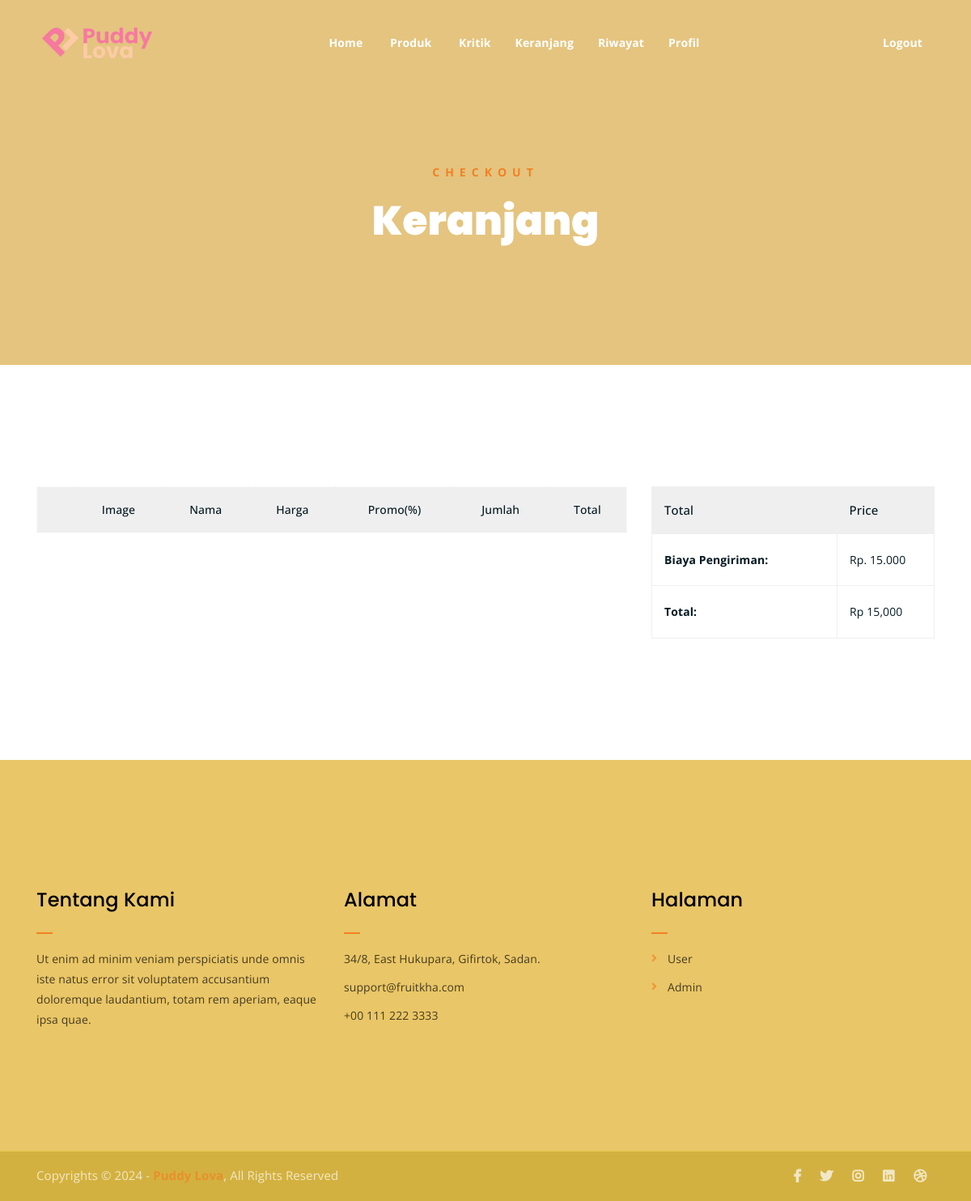
Page /checkout.php (signed in) on the earlier database version.
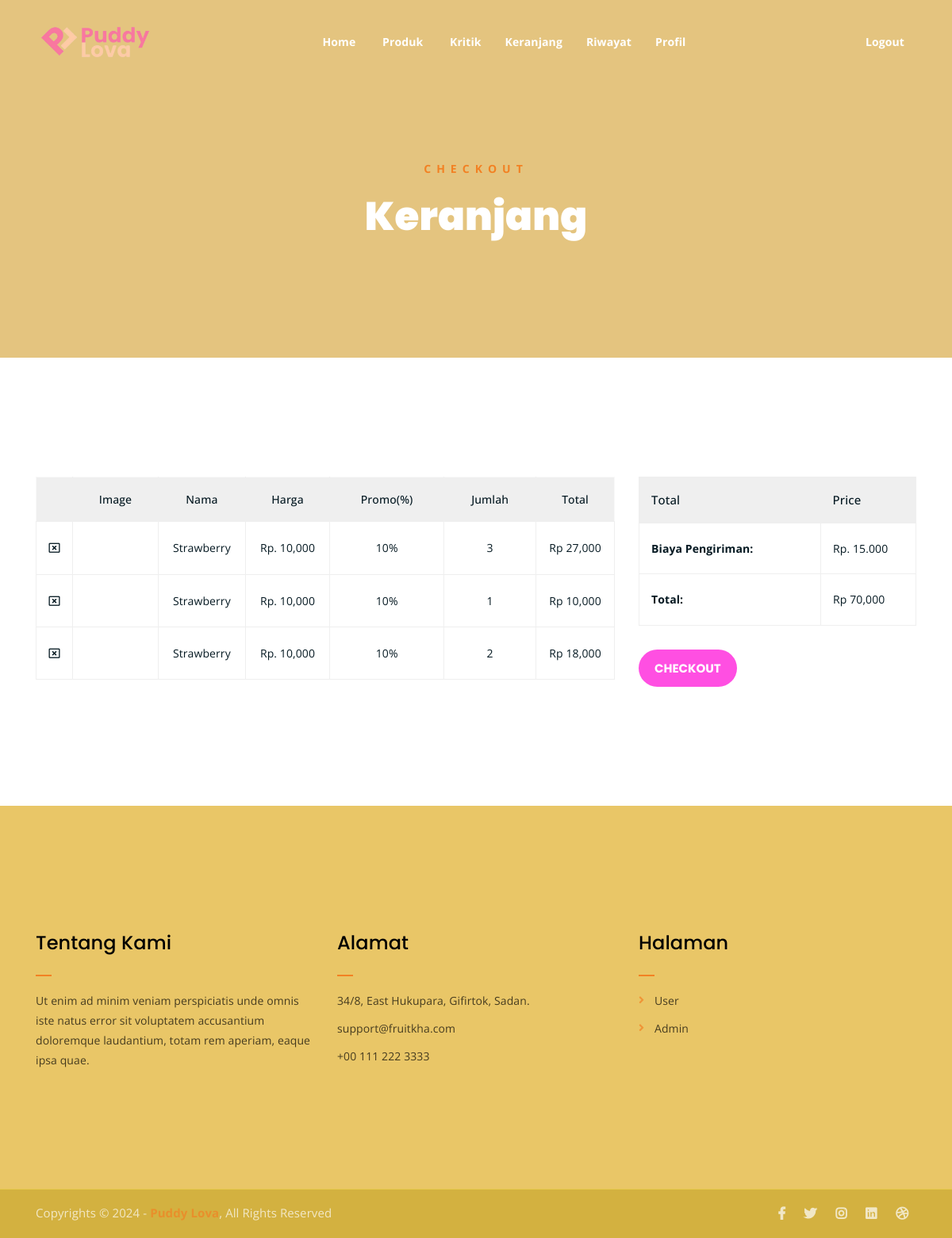
Same page on the later database version.
### tables this page shows
CREATE TABLE `keranjang` (
  `id_keranjang` int(11) NOT NULL,
  `id_produk` varchar(11) NOT NULL,
  `id_user` int(11) NOT NULL,
  `jumlah` int(11) NOT NULL,
  `total` int(55) NOT NULL,
  `riwayat` varchar(55) NOT NULL,
  `tanggal` varchar(55) NOT NULL,
  `waktu` varchar(55) NOT NULL,
  `bukti_transfer` varchar(55) NOT NULL
);

CREATE TABLE `produk` (
  `id` int(11) NOT NULL,
  `id_produk` varchar(11) NOT NULL,
  `nama_produk` varchar(55) NOT NULL,
  `gambar` varchar(55) NOT NULL,
  `harga` varchar(55) NOT NULL,
  `stok_produk` varchar(11) NOT NULL,
  `deskripsi` varchar(1000) NOT NULL
);

CREATE TABLE `promosi` (
  `id_promosi_produk` int(11) NOT NULL,
  `id_produk` varchar(55) NOT NULL,
  `promo_lama` varchar(55) NOT NULL,
  `promo_baru` varchar(55) NOT NULL,
  `mulai` varchar(55) NOT NULL,
  `berakhir` varchar(55) NOT NULL
);

### checkout.php (the view, shortened to what this page needs)
<?php
include("./app/database/db.php");
$id_user = $_SESSION["user"]['id_user'];
$produk = mysqli_query($conn, "SELECT * FROM keranjang LEFT JOIN produk ON keranjang.id_produk = produk.id_produk LEFT JOIN promosi ON produk.id_produk = promosi.id_produk WHERE keranjang.id_user = $id_user AND keranjang.riwayat = 'belum checkout'");
$row = mysqli_num_rows($produk);
$status_pelanggan = $_SESSION['user']['status'];
?>
<!DOCTYPE html>
<html lang="en">
<head>
	<link rel="stylesheet" href="assets/css/all.min.css">
	<link rel="stylesheet" href="assets/bootstrap/css/bootstrap.min.css">
	<link rel="stylesheet" href="assets/css/owl.carousel.css">
	<link rel="stylesheet" href="assets/css/magnific-popup.css">
	<link rel="stylesheet" href="assets/css/animate.css">
	<link rel="stylesheet" href="assets/css/meanmenu.min.css">
	<link rel="stylesheet" href="assets/css/main.css">
	<link rel="stylesheet" href="assets/css/responsive.css">
</head>
<body>
	<?php include('./include/nav.php') ?>
	<div class="breadcrumb-section breadcrumb-bg">
		<div class="container">
			<div class="row">
				<div class="col-lg-8 offset-lg-2 text-center">
					<div class="breadcrumb-text">
						<p>Checkout</p>
						<h1>Keranjang</h1>
					</div>
				</div>
			</div>
		</div>
	</div>
	<div class="cart-section mt-150 mb-150">
		<div class="container">
		<form action="" method="POST">
			<div class="row">
				<div class="col-lg-8 col-md-12">
					<div class="cart-table-wrap">
						<table class="cart-table">
							<thead class="cart-table-head">
								<tr class="table-head-row">
									<th class="product-image"></th>
									<th class="product-image">Image</th>
									<th class="product-name">Nama</th>
									<th class="product-price">Harga</th>
									<?php if($status_pelanggan == "Pelanggan Lama"){ ?>
										<th class="product-quantity">Promo(%)</th>
									<?php }else{
										?>
										<th class="product-quantity">Promo(%)</th>
										<?php
									} ?>
									<th class="product-quantity">Jumlah</th>
									<th class="product-total">Total</th>
								</tr>
							</thead>
							<tbody>
								<?php
									$array = [];
								?>
								<?php while($p = mysqli_fetch_array($produk)) { ?>
								<tr class="table-body-row">
									<td class="product-remove"><a href="delete.php?id_keranjang=<?= $p['id_keranjang'] ?>"><i class="far fa-window-close"></i></a></td>
									<td class="product-image"><img src="./app/admin/foto/<?= $p['gambar'] ?>" alt=""></td>
									<td class="product-name"><?= $p['nama_produk'] ?><input type="hidden" name="produk" value="<?= $p['nama_produk'] ?>"></td>
									<td class="product-price">Rp. <?php echo number_format($p['harga']) ?></td>
									<?php if($status_pelanggan == 'Pelanggan Lama'){ ?>
										<td class="product-price">
											<?php echo $p['promo_lama'] ?>%
										</td>
									<?php }else{ ?>
										<td class="product-price">
											<?php echo $p['promo_baru'] ?>%
										</td>
									<?php } ?>
									<td class="product-quantity"><?php echo $p['jumlah'] ?><input type="hidden" name="jumlah" value="<?php echo $p['jumlah'] ?>"></td>
									<td class="product-total">Rp <?php echo number_format($p['total']) ?></td>
									<?php
										$total = $p['total'];
										array_push($array, $total );
									?>
								</tr>
								<?php } ?>
							</tbody>
						</table>
					</div>
				</div>
				<div class="col-lg-4">
					<div class="total-section">
						<table class="total-table">
							<thead class="total-table-head">
								<tr class="table-total-row">
									<th>Total</th>
									<th>Price</th>
								</tr>
							</thead>
							<tbody>
								<tr class="total-data">
									<td><strong>Biaya Pengiriman: </strong></td>
									<td>Rp. 15.000</td>
								</tr>
								<tr class="total-data">
									<?php
										$total_akhir = array_sum($array);
										$total_paling_akhir = $total_akhir + 15000;
									?>
									<td><strong>Total: </strong></td>
									<td>Rp <?php echo number_format($total_paling_akhir) ?><input type="hidden" name="total" value="<?php echo number_format($total_paling_akhir) ?>"></td>
								</tr>
							</tbody>
						</table>
						<?php
						if ($row < 1) {
						} else{
						?>
						<div class="cart-buttons">
							<input type="submit" name="beli" class="cart-btn" value="Checkout">
						</div>
						<?php } ?>
					</div>
				</div>
			</div>
		</form>
		</div>
	</div>
	<?php include('./include/footer.php') ?>
</body>
</html>

### include/nav.php (shortened to what this page needs)
<div class="top-header-area" id="sticker">
		<div class="container">
			<div class="row">
				<div class="col-lg-12 col-sm-12 text-center">
					<div class="main-menu-wrap">
						<div class="site-logo">
							<a href="index.php">
								<img src="./assets/images/logo2.png" alt="">
							</a>
						</div>
						<nav class="main-menu">
							<ul>
								<li><a href="index.php">Home</a>
								</li>
								<li><a href="produk.php">Produk</a>
								</li>
                                <li><a href="kritik.php">Kritik</a>
								<li><a href="checkout.php">Keranjang</a>
								<li><a href="riwayat-transaksi.php">Riwayat</a>
                                <li><a href="profil.php">Profil</a>
								</li>
                                    <?php if(!isset($_SESSION['user'])){ ?>
                                        <li><a href="login.php">Login</a></li>
                                    <?php }else{ ?>
                                        <li><a href="logout.php">Logout</a></li>
                                    <?php } ?>
							</ul>
						</nav>
					</div>
				</div>
			</div>
		</div>
	</div>

### include/footer.php
<div class="footer-area xxx">
		<div class="container">
			<div class="row">
				<div class="col-lg-4 col-md-6">
					<div class="footer-box about-widget">
						<h2 style="color: black;" class="widget-title">Tentang Kami</h2>
						<p style="color: black;">Ut enim ad minim veniam perspiciatis unde omnis iste natus error sit voluptatem accusantium doloremque laudantium, totam rem aperiam, eaque ipsa quae.</p>
					</div>
				</div>
				<div class="col-lg-4 col-md-6">
					<div class="footer-box get-in-touch">
						<h2 style="color: black;" class="widget-title">Alamat</h2>
						<ul>
							<li>34/8, East Hukupara, Gifirtok, Sadan.</li>
							<li>support@fruitkha.com</li>
							<li>+00 111 222 3333</li>
						</ul>
					</div>
				</div>
				<div class="col-lg-4 col-md-6">
					<div class="footer-box pages">
						<h2 style="color: black;" class="widget-title">Halaman</h2>
						<ul>
							<li><a style="color: black;" href="index.php">User</a></li>
							<li><a style="color: black;" href="app/index.php">Admin</a></li>
						</ul>
					</div>
				</div>
			</div>
		</div>
	</div>
	<div class="copyright">
		<div class="container">
			<div class="row">
				<div class="col-lg-6 col-md-12">
					<p>Copyrights &copy; 2024 - <a href="#">Puddy Lova</a>, All Rights Reserved
					</p>
				</div>
				<div class="col-lg-6 text-right col-md-12">
					<div class="social-icons">
						<ul>
							<li><a href="#" target="_blank"><i class="fab fa-facebook-f"></i></a></li>
							<li><a href="#" target="_blank"><i class="fab fa-twitter"></i></a></li>
							<li><a href="#" target="_blank"><i class="fab fa-instagram"></i></a></li>
							<li><a href="#" target="_blank"><i class="fab fa-linkedin"></i></a></li>
							<li><a href="#" target="_blank"><i class="fab fa-dribbble"></i></a></li>
						</ul>
					</div>
				</div>
			</div>
		</div>
	</div>

Differences in the rows shown:
added keranjang: produk.nama_produk "Strawberry", produk.harga "10,000", promosi.promo_lama "10", jumlah "3", total "27,000"
added keranjang: produk.nama_produk "Strawberry", produk.harga "10,000", promosi.promo_lama "10", jumlah "1", total "10,000"
added keranjang: produk.nama_produk "Strawberry", produk.harga "10,000", promosi.promo_lama "10", jumlah "2", total "18,000"
Other differences:
$total_paling_akhir: "15,000" → "70,000"
form field beli: (not shown) → "Checkout"
